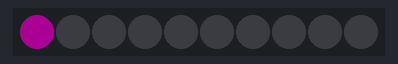
Simulated run of this program. Board: CircuitPython board. Parts: 10 RGB LEDs in strip order, left to right. Dim RGB values are drawn brighter than linear; random numbers come from a fixed seed.

Above: at 0.1 s.
At 2.1 s:
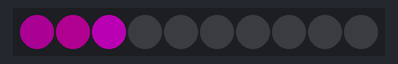
At 4.1 s:
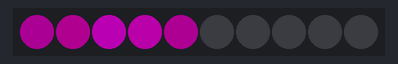
At 8.1 s:
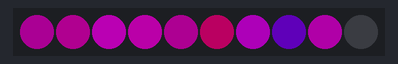
At 19.1 s:
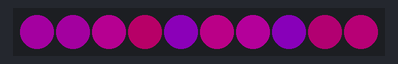
At 38.1 s:
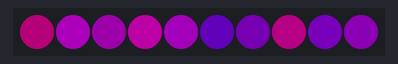

Measured:
- what the display in image 1 shows lasts 1.0 s, from 2.0 s to 3.0 s

The program:

main.py
```python
import board
import neopixel
import time
import random

pixpin = board.D1
numpix = 10

# brightness goes from 0 (no light) to 1.0 (full brightness)
# auto_write=True makes it so you don't have to call strip.write()
#   to change a value, but it makes things slower(?)
strip = neopixel.NeoPixel(pixpin, numpix, brightness=0.3, auto_write=False)

# this will be used as in incrementor, to keep track of which neopixel
#   we are currently looking at
i = 0

# this just turns off all of the neopixels to start
# it is nice for making sure the code updated :)
strip.fill((0, 0, 0))

while True:
    # set the current LED to a random color of purple
    # red is a random value between 120 and 255
    # green is zero
    # blue is a random value between 120 and 255
    strip[i] = (random.randrange(120, 255, 1), 0, random.randrange(120, 255, 1))
    strip.write()
    # wait a second
    time.sleep(1)
    # move on to the next neopixel in the strip
    i = i + 1
    # if incrementing i took us past the end of the strip, go back to start
    if i >= numpix:
        i = 0
```
